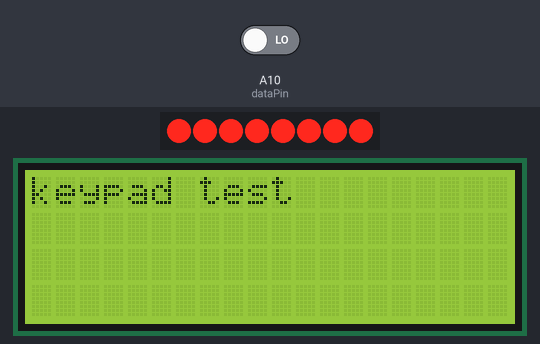
Bench run of a sketch on a simulated Arduino Mega 2560, built with avr-gcc and run on an emulated ATmega2560. On the bench: 8 shift-register outputs drawn as a row of LEDs (first output left, lit = HIGH), 20×4 character LCD. Wiring (inferred from the names in the program): shift register (74HC595): data A8; shift clock A9; latch A11. Wiring (inferred from the signals the program sends): row of LEDs: on Q0, Q1, Q2, Q3, Q4, Q5, Q6, Q7. The inputs (shaded band) are chosen by the test bench; at power-on: A10 (dataPin) LOW.

Above: at 0.1 s.
At 2.7 s:
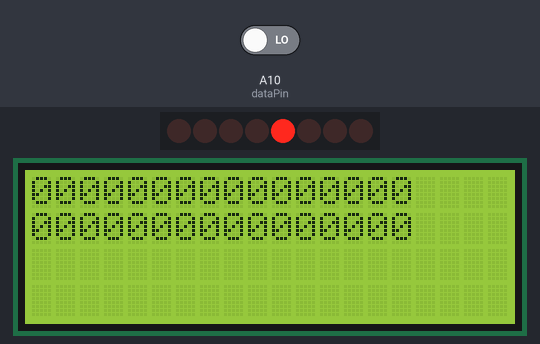
2.8 s: A10 (dataPin) driven HIGH
At 3.2 s:
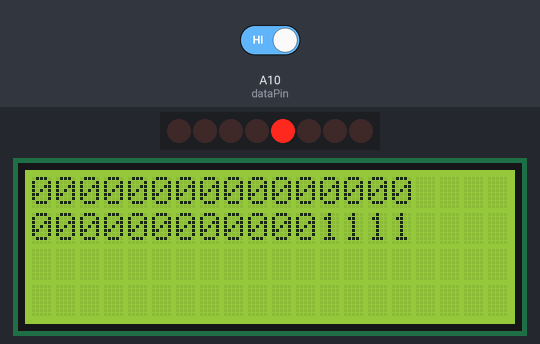
Timing chart, 0 to 5.8 s (numbered marks = the images above; inputs shaded):
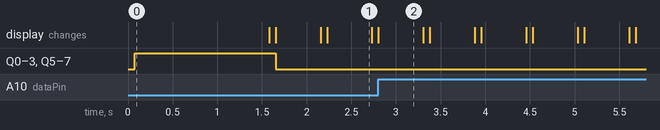

Measured:
- after the input at 2.8 s, the display: changes at once (image 2)
- what the display in image 1 shows lasts 0.5 s, from 2.2 s to 2.7 s

The sketch:

keypadtest.ino
```cpp
#include <Wire.h>
#include <LiquidCrystal_I2C.h>
LiquidCrystal_I2C lcd(0x27,20,4);  // set the LCD address to 0x27 for a 16 chars and 2 line display
#include <digitalWriteFast.h>

// shiftout
const int keypadOutputClockPin=A9;
const int keypadOutputDataPin=A8;

/* How many shift register chips are daisy-chained.
*/
#define NUMBER_OF_SHIFT_CHIPS   1

/* Width of data (how many ext lines).
*/
#define DATA_WIDTH   NUMBER_OF_SHIFT_CHIPS * 8

/* Width of pulse to trigger the shift register to read and latch.
*/
#define PULSE_WIDTH_USEC   5

/* Optional delay between shift register reads.
*/
#define POLL_DELAY_MSEC   1


int ploadPin        = A11;  // Connects to Parallel load pin the 165
int dataPin         = A10; // Connects to the Q7 pin the 165
int clockPin        = A12; // Connects to the Clock pin the 165

unsigned int pinValues_1;
unsigned int pinValues_2;
unsigned int pinValues_3;
unsigned int pinValues_4;
unsigned int oldPinValues_1;
unsigned int oldPinValues_2;
unsigned int oldPinValues_3;
unsigned int oldPinValues_4;

/* This function is essentially a "shift-in" routine reading the
 * serial Data from the shift register chips and representing
 * the state of those pins in an unsigned integer (or long).
*/
unsigned int read_shift_regs()
{
    byte bitVal;
    unsigned int bytesVal = 0;

    /* Trigger a parallel Load to latch the state of the data lines,
    */
    digitalWrite(ploadPin, LOW);
    delayMicroseconds(PULSE_WIDTH_USEC);
    digitalWrite(ploadPin, HIGH);

    /* Loop to read each bit value from the serial out line
     * of the SN74HC165N.
    */
    for(int i = 0; i < DATA_WIDTH; i++)
    {
        bitVal = digitalReadFast(dataPin);
    lcd.print(bitVal);
        /* Set the corresponding bit in bytesVal.
        */
        bytesVal |= (bitVal << ((DATA_WIDTH-1) - i));

        /* Pulse the Clock (rising edge shifts the next bit).
        */
        digitalWrite(clockPin, HIGH);
        delayMicroseconds(PULSE_WIDTH_USEC);
        digitalWrite(clockPin, LOW);
    }

    return(bytesVal);
}


void setup()
{


  lcd.init();                      // initialize the lcd
  lcd.backlight();
  lcd.clear();

  lcd.print("keypad test");
 pinMode(keypadOutputClockPin, OUTPUT); // make the clock pin an output
  pinMode(keypadOutputDataPin , OUTPUT); // make the data pin an output


    /* Initialize our digital pins...
    */
    pinMode(ploadPin, OUTPUT);
    pinMode(clockPin, OUTPUT);
    pinMode(dataPin, INPUT);

    digitalWrite(clockPin, LOW);
    digitalWrite(ploadPin, HIGH);
delay(1500);
}

void loop()
{
  lcd.clear();

      shiftOut(keypadOutputDataPin, keypadOutputClockPin, LSBFIRST,  254);
      delay(10);
      pinValues_1 = read_shift_regs();


      shiftOut(keypadOutputDataPin, keypadOutputClockPin, LSBFIRST,  253);
      delay(10);
      pinValues_1 = read_shift_regs();

      lcd.setCursor(0,1);
      shiftOut(keypadOutputDataPin, keypadOutputClockPin, LSBFIRST,  251);
      delay(10);
      pinValues_1 = read_shift_regs();

      shiftOut(keypadOutputDataPin, keypadOutputClockPin, LSBFIRST,  247);
      delay(10);
      pinValues_1 = read_shift_regs();


   delay(500);


}
```
